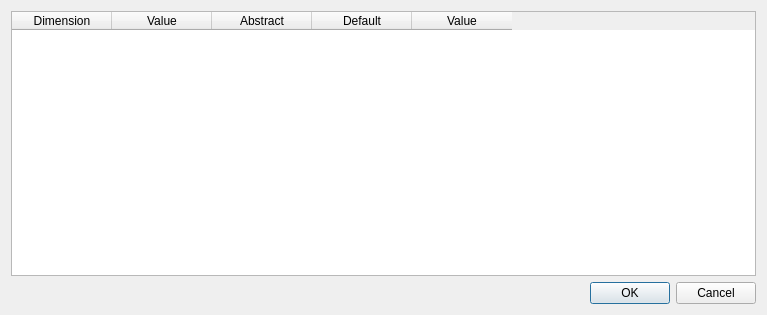
<?xml version="1.0" encoding="UTF-8"?>
<ui version="4.0">
 <class>QgsWmtsDimensionsBase</class>
 <widget class="QDialog" name="QgsWmtsDimensionsBase">
  <property name="geometry">
   <rect>
    <x>0</x>
    <y>0</y>
    <width>767</width>
    <height>315</height>
   </rect>
  </property>
  <property name="windowTitle">
   <string>Select dimensions</string>
  </property>
  <layout class="QGridLayout" name="gridLayout">
   <item row="0" column="0">
    <widget class="QTableWidget" name="mDimensions">
     <column>
      <property name="text">
       <string>Dimension</string>
      </property>
     </column>
     <column>
      <property name="text">
       <string>Value</string>
      </property>
     </column>
     <column>
      <property name="text">
       <string>Abstract</string>
      </property>
     </column>
     <column>
      <property name="text">
       <string>Default</string>
      </property>
     </column>
     <column>
      <property name="text">
       <string>Value</string>
      </property>
     </column>
    </widget>
   </item>
   <item row="1" column="0">
    <widget class="QDialogButtonBox" name="buttonBox">
     <property name="orientation">
      <enum>Qt::Horizontal</enum>
     </property>
     <property name="standardButtons">
      <set>QDialogButtonBox::Cancel|QDialogButtonBox::Ok</set>
     </property>
    </widget>
   </item>
  </layout>
 </widget>
 <resources/>
 <connections>
  <connection>
   <sender>buttonBox</sender>
   <signal>accepted()</signal>
   <receiver>QgsWmtsDimensionsBase</receiver>
   <slot>accept()</slot>
   <hints>
    <hint type="sourcelabel">
     <x>248</x>
     <y>254</y>
    </hint>
    <hint type="destinationlabel">
     <x>157</x>
     <y>274</y>
    </hint>
   </hints>
  </connection>
  <connection>
   <sender>buttonBox</sender>
   <signal>rejected()</signal>
   <receiver>QgsWmtsDimensionsBase</receiver>
   <slot>reject()</slot>
   <hints>
    <hint type="sourcelabel">
     <x>316</x>
     <y>260</y>
    </hint>
    <hint type="destinationlabel">
     <x>286</x>
     <y>274</y>
    </hint>
   </hints>
  </connection>
 </connections>
</ui>
